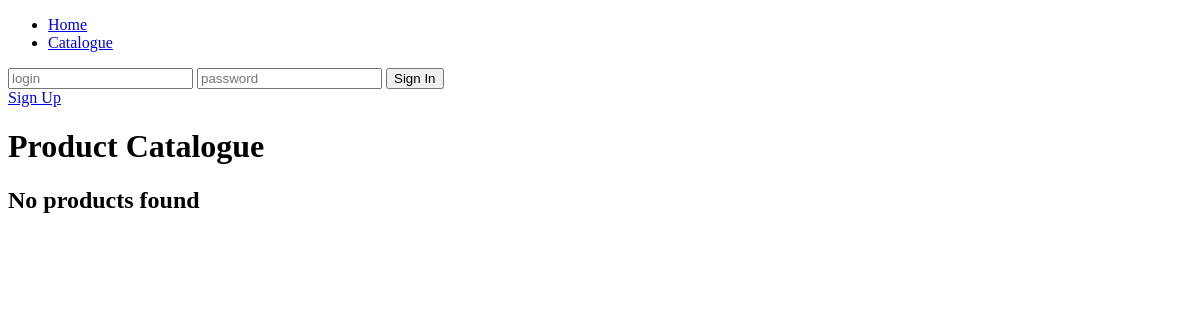
/shopPhp/catalogue.php, run on an earlier commit of the app's database.
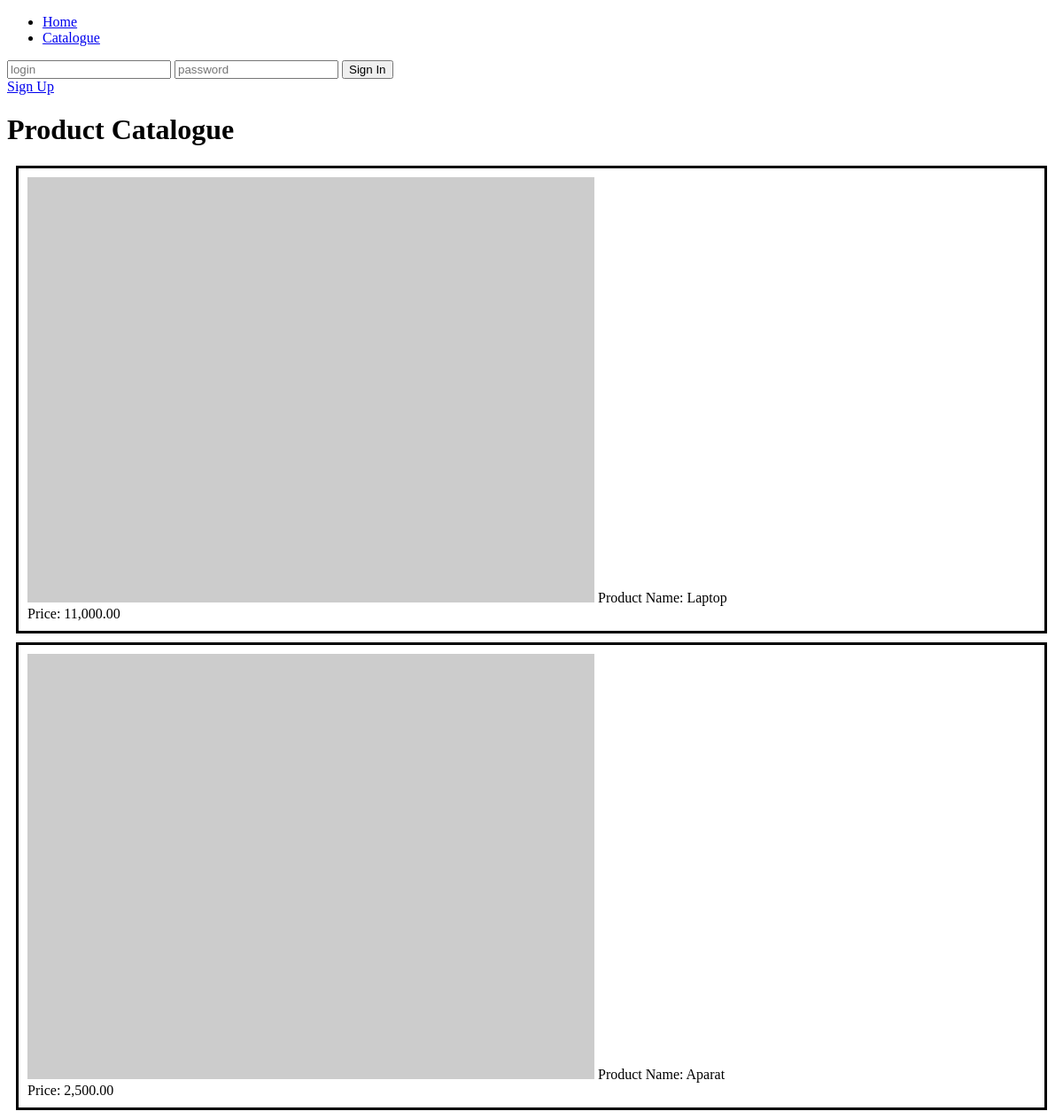
And on a later commit of the database.
### tables this page shows
CREATE TABLE `products` (
  `Id` int(12) NOT NULL,
  `Name` varchar(256) NOT NULL,
  `IsActive` bit(1) DEFAULT NULL,
  `Unitprice` int(32) DEFAULT NULL,
  `ImageUrl` varchar(2000) DEFAULT NULL,
  `Description` mediumtext
);

### shopPhp/catalogue.php (the view, shortened to what this page needs)
<?php
    include_once 'header.php';
    include_once 'includes/dbConnection.inc.php';
    $sql = "SELECT * FROM Products WHERE IsActive = 'true'";
    $result = mysqli_query($dbConnection, $sql);
    $products = [];
    while ($product = mysqli_fetch_assoc($result)){
        array_push($products, $product);
    }
?>
    <h1>Product Catalogue</h1>
    <?php if (count($products) > 0): ?>
        <?php foreach( $products as $product ):
            $name = $product['Name'];
            $price = number_format($product['Unitprice'], 2);
            $imageUrl = $product['ImageUrl'];
            ?>
            <div style='border-style: solid; border-width: medium; padding: 10px; margin: 10px'>
                <img src='<?php echo $imageUrl ?>'/>
                Product Name: <?php echo $name ?><br/>
                Price: <?php echo $price ?><br />
            </div>
        <?php endforeach; ?>
    <?php else: ?>
        <h2> No products found </h2>
    <?php endif; ?>
<?php
    include_once 'footer.php';
?>

What changed in the data, as far as the page shows it:
added products: Name "Laptop", Unitprice "11,000.00"
added products: Name "Aparat", Unitprice "2,500.00"
Also different on the page:
text no longer shown: "No products found"
